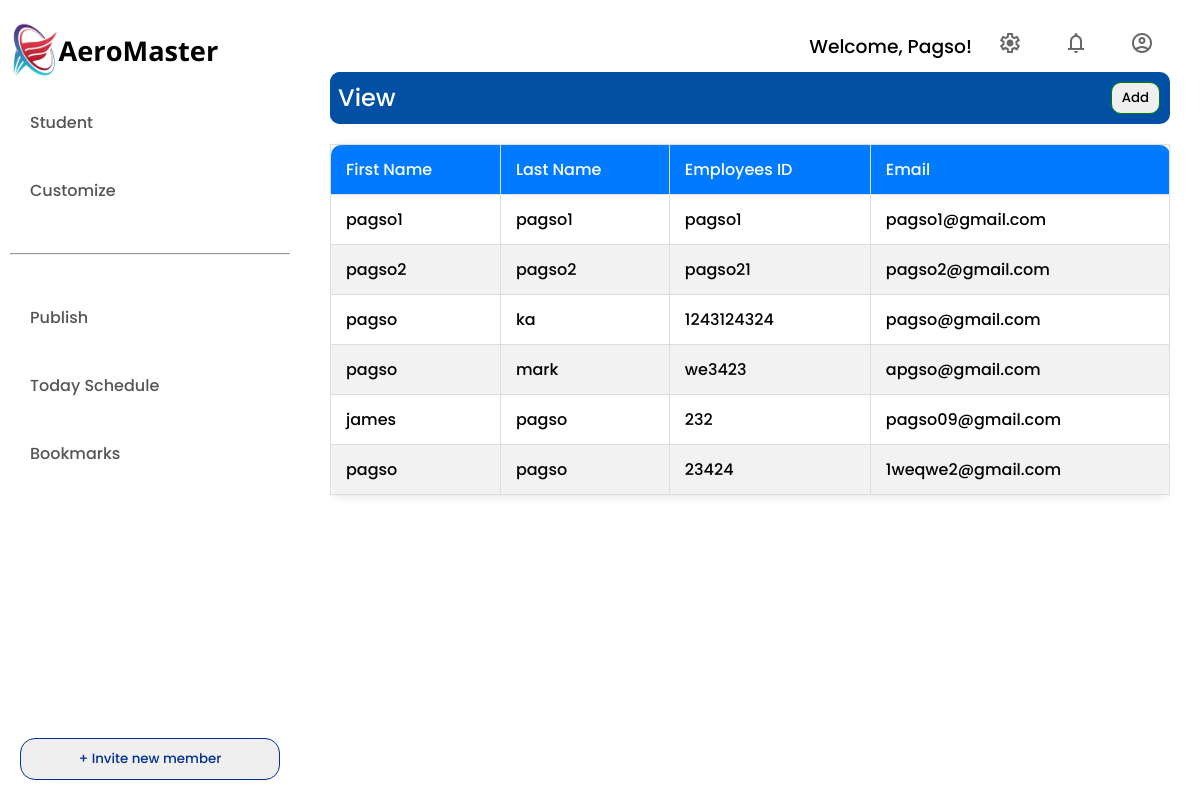
Page /administrator/faculty/view on the earlier database version.
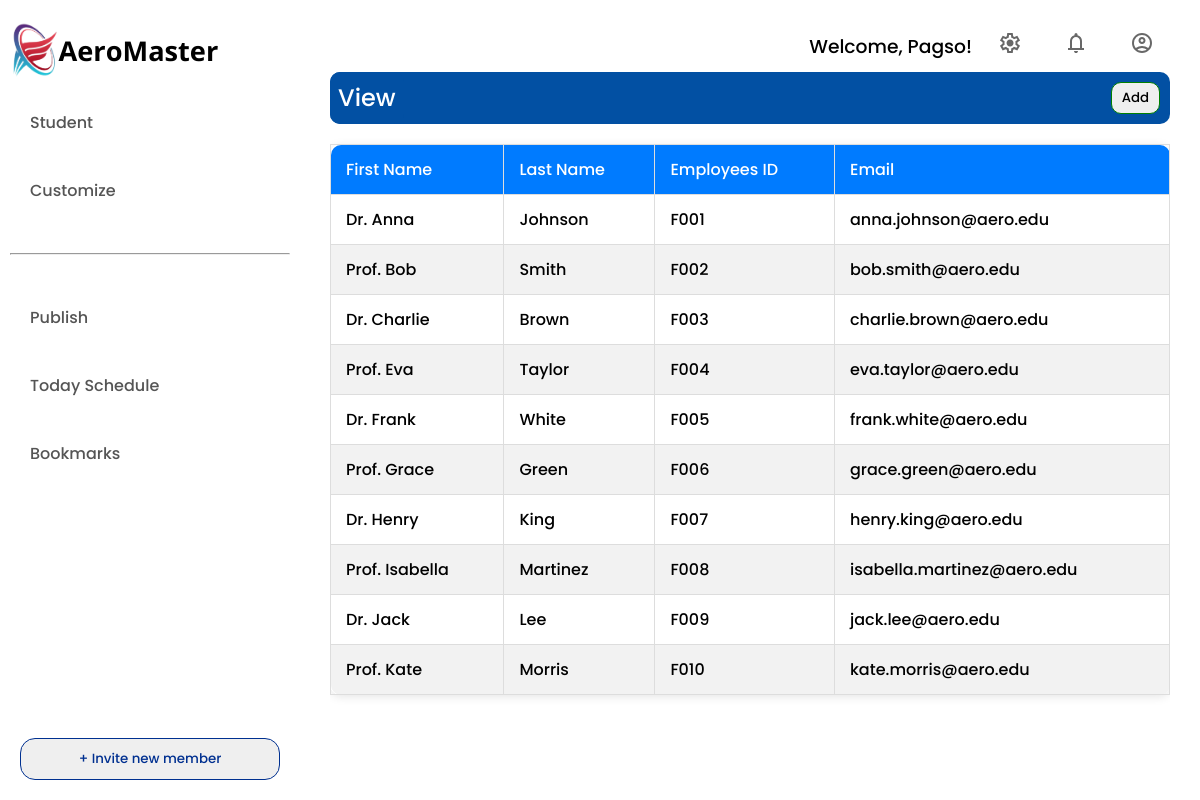
Same page on the later database version.
### AeroMaster_admin/models.py (models this page shows, shortened)
class faculty(models.Model):
    first_name = models.CharField(max_length=50, blank=False, null=False)
    last_name = models.CharField(max_length=50, blank=False, null=False)
    emp_id = models.CharField(max_length=50, blank=False, null=False, unique=True)
    email = models.EmailField(max_length=100, blank=False, null=False, unique=True)
    password = models.CharField(max_length=100, blank=False, null=False)
    role = models.CharField(max_length=20, editable=False, default='faculty')
    last_login = models.DateTimeField(default=now, blank=True, null=True)

### AeroMaster_admin/views.py (the view)
# urls.py: path('faculty/view', faculty_list, name='faculty_list'),
def faculty_list(request):
    faculties = faculty.objects.values('first_name', 'last_name', 'emp_id', 'email')
    return render(request, 'view_faculty.html', {'faculties': faculties})

### frontend/templates/view_faculty.html (shortened to what this page needs)
{% extends 'admin.html' %}
{% block content %}
            <div id="view">
                <div>
                    <h2 class="page_name">View</h2>
                    <button onclick="add_page()">Add</button>
                </div>
                <table>
                    <thead>
                        <tr>
                            <th>First Name</th>
                            <th>Last Name</th>
                            <th>Employees ID</th>
                            <th>Email</th>
                        </tr>
                    </thead>
                    <tbody id="faculty-list">
                    {% for faculty in faculties %}
                    <tr onclick="goToEditPage('{{ faculty.emp_id }}')">
                        <td>{{ faculty.first_name }}</td>
                        <td>{{ faculty.last_name }}</td>
                        <td>{{ faculty.emp_id }}</td>
                        <td>{{ faculty.email }}</td>
                    </tr>
                     {% endfor %}
                    </tbody>
                </table>
            </div>
{% endblock %}

### frontend/templates/admin.html (shortened to what this page needs)
<!DOCTYPE html>
<html lang="en">
<head>
          {% load static %}
    <link rel="stylesheet" type="text/css" href="{% static 'styles/admin.css' %}?v={{ timestamp }}">
</head>
<body>
    <aside>
        <div>
            <div class="brand">
            <img src="{% static 'icons/aeromaster_logo.png' %}" alt="brand_log_dark" >
            <h2>AeroMaster</h2>
            </div>
            <nav class="nav_top">
                    <a class="dropdown" id="student_link" onclick="highlight(this);" href="{% url 'student_list' %}">Student</a>
                    <a class="dropdown" id="Customize_button" onclick="highlight(this);">Customize</a>
            </nav>
            <hr>
            <nav>
                <a>Publish</a>
                <a>Today Schedule</a>
                <a>Bookmarks</a>
            </nav>
        </div>
        <button>+ Invite new member</button>
    </aside>
    <div class="container">
        <header>
            <div>
                <h3>
                    Welcome,
                    {% if user.username %}
                        {{ user.username }}
                    {% else %}
                        Pagso!
                    {% endif %}
                </h3>
                <button></button>
                <button></button>
                <button></button>
            </div>
        </header>
            {% block content %}{% endblock %}
    </div>
</body>
</html>

### frontend/static/styles/admin.css (style rules this page uses)
* { padding: 0; margin: 0; font-family: "Poppins", Sans-serif; font-weight: 500; box-sizing: border-box; }
a { text-decoration: none; color: inherit; }
button { padding: 5px 10px; border: 1px solid green; border-radius: 10px; margin: 10px; }
hr { margin: 30px 0; }
body { display: flex; height: 100vh; width: 100vw; }
.brand { margin-right: 50px; height: 80px; display: flex; align-items: center; }
.brand h2 { font-weight: bold; font-family: "Open Sans", San serif; font-size: 1.7rem; }
.brand img { height: 70%; width: auto; }
aside { height: 100%;s width: 280px; padding: 10px; display: flex; flex-direction: column; justify-content: space-between; }
aside nav { display: flex; flex-direction: column; gap: 3px; color: #555; width: 280px; }
aside nav a { width: 280px; padding: 20px; border-radius: 10px; }
aside button { padding: 10px; border: 1px solid #003090; color: #003090; border-radius: 15px; }
header { display: flex; justify-content: space-between; align-items: center; }
.page_name { color: white; padding: 8px; border-radius: 10px; background: #0250a3; }
#view > div { border-radius: 10px; background: #0250a3; display: flex; justify-content: space-between; }
header div:last-child { margin-left: auto; display: flex; align-items: center; gap: 10px; }
body > div { flex: 1; padding: 20px 30px; }
header button { color: #444; border: none; background: transparent; }
header div button { margin: 6px; }
table { width: 100%; border-collapse: collapse; margin-top: 20px; box-shadow: 0 2px 10px rgba(0, 0, 0, 0.1); border-radius: 10px; }
th, td { padding: 12px 15px; border: 1px solid #ddd; text-align: left; }
th { background: #007bff; color: white; }
tr:nth-child(even) { background: #f2f2f2; }
th:first-child { border-top-left-radius: 10px; }
th:last-child { border-top-right-radius: 10px; }
tr:last-child td:first-child { border-bottom-left-radius: 10px; }
tr:last-child td:last-child { border-bottom-right-radius: 10px; }
.container { display: flex; height: 100vh; flex-direction: column; }
.container > div { flex-grow: 1; overflow-y: auto; }

Differences in the rows shown:
removed faculty: first_name "pagso1", last_name "pagso1", emp_id "pagso1", email "pagso1@gmail.com"
removed faculty: first_name "pagso2", last_name "pagso2", emp_id "pagso21", email "pagso2@gmail.com"
removed faculty: first_name "pagso", last_name "ka", emp_id "1243124324", email "pagso@gmail.com"
removed faculty: first_name "pagso", last_name "mark", emp_id "we3423", email "apgso@gmail.com"
removed faculty: first_name "james", last_name "pagso", emp_id "232", email "pagso09@gmail.com"
removed faculty: first_name "pagso", last_name "pagso", emp_id "23424", email "1weqwe2@gmail.com"
added faculty: first_name "Dr. Anna", last_name "Johnson", emp_id "F001", email "anna.johnson@aero.edu"
added faculty: first_name "Prof. Bob", last_name "Smith", emp_id "F002", email "bob.smith@aero.edu"
added faculty: first_name "Dr. Charlie", last_name "Brown", emp_id "F003", email "charlie.brown@aero.edu"
added faculty: first_name "Prof. Eva", last_name "Taylor", emp_id "F004", email "eva.taylor@aero.edu"
added faculty: first_name "Dr. Frank", last_name "White", emp_id "F005", email "frank.white@aero.edu"
added faculty: first_name "Prof. Grace", last_name "Green", emp_id "F006", email "grace.green@aero.edu"
added faculty: first_name "Dr. Henry", last_name "King", emp_id "F007", email "henry.king@aero.edu"
added faculty: first_name "Prof. Isabella", last_name "Martinez", emp_id "F008", email "isabella.martinez@aero.edu"
added faculty: first_name "Dr. Jack", last_name "Lee", emp_id "F009", email "jack.lee@aero.edu"
added faculty: first_name "Prof. Kate", last_name "Morris", emp_id "F010", email "kate.morris@aero.edu"
